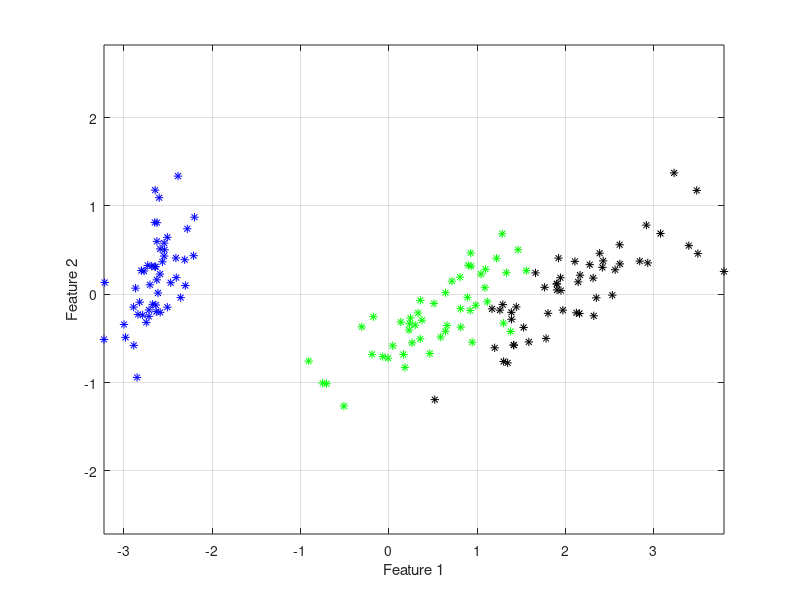

Source code (MATLAB): (Note: this script raises an error after producing the figure.)
%The code uses the Fisher Iris dataset, which contains measurements of the sepal and petal length and width for 150 iris flowers of three different species:
%setosa, versicolor, and virginica. The code applies principal component analysis (PCA) to reduce the dimensionality of the data and then visualizing the
%results by plotting the first two principal components. It then uses the my_fitpca function to fit a PCA model to the data and the plot_ellipse function to
%plot the boundary of the ellipse. The my_predictpca function then predicts the class of each data point.

load fisheriris

[~, D_pca, ~] = pca(meas);
[~,~,z] = unique(species);

plot(D_pca(z==1,1),D_pca(z==1,2),'b*')
hold on
plot(D_pca(z==2,1),D_pca(z==2,2),'g*')
plot(D_pca(z==3,1),D_pca(z==3,2),'k*')
axis equal
grid on
xlabel('Feature 1');
ylabel('Feature 2');

mdl = my_fitpca(D_pca(:,1:2),z);
plot_ellipse(mdl);

[X,Y] = meshgrid(-3:0.05:3, -2.5:0.05:2.5);
dataPoints = [X(:) Y(:)];
d = [1 1];
[class, score] = my_predictpca(mdl,dataPoints);
re = reshape(class,size(X));
contour(X,Y,re==1, [1,1],'k--', 'LineWidth', 1.1)
contour(X,Y,re==3, [1,1],'k--', 'LineWidth', 1.1)
legend('Setosa', 'Versicolor', 'Virginica','Boundary 1', 'Boundary 2');

%-----------------------------------------------------------------------%

function model = my_fitpca(Data, Classes)
    z = unique(Classes);
    numClasses = length(z);
    
    for i = 1 : numClasses
        [eigenVects,~,eigenVals,~,~,mu] = pca(Data(Classes==z(i),:));
        model.class(i).eigvects = eigenVects;
        model.class(i).eigvals = eigenVals;
        model.class(i).mu = mu;
    end
end

%-----------------------------------------------------------------------%

function plot_ellipse(model)
    numClasses = length(model.class);
    theta = 0:0.05:2*pi;
    for j = 1 : numClasses
        std_major = sqrt(model.class(j).eigvals(1));
        std_minor = sqrt(model.class(j).eigvals(2));
        x_ellipse = model.class(j).eigvects(1,1)*2*std_major*cos(theta)...
            + model.class(j).eigvects(1,2)*2*std_minor*sin(theta);
        y_ellipse = model.class(j).eigvects(2,1)*2*std_major*cos(theta)...
            + model.class(j).eigvects(2,2)*2*std_minor*sin(theta);
        plot(x_ellipse + model.class(j).mu(1), y_ellipse + ...
            model.class(j).mu(2), 'k--', 'HandleVisibility','off')
    end
end

%-----------------------------------------------------------------------%

function [dist, projection] = MahalanobisDistance(mdl,data)

    dummy = (data - mdl.mu)*mdl.eigvects;
    projection = abs(dummy)./sqrt(mdl.eigvals)';
    dist = sqrt(sum(projection.^2));
end

%-----------------------------------------------------------------------%

function [class,score] = my_predictpca(mdl,data)
    [r,~] = size(data);
    class = zeros(r,1);
    score = zeros(r,1);

    for i = 1 : r
    md = zeros(length(mdl.class),1);
        for j = 1 : length(mdl.class)
            md(j) = MahalanobisDistance(mdl.class(j),data(i,:));
        end
    [score(i), class(i)] = min(md);
    end
end
